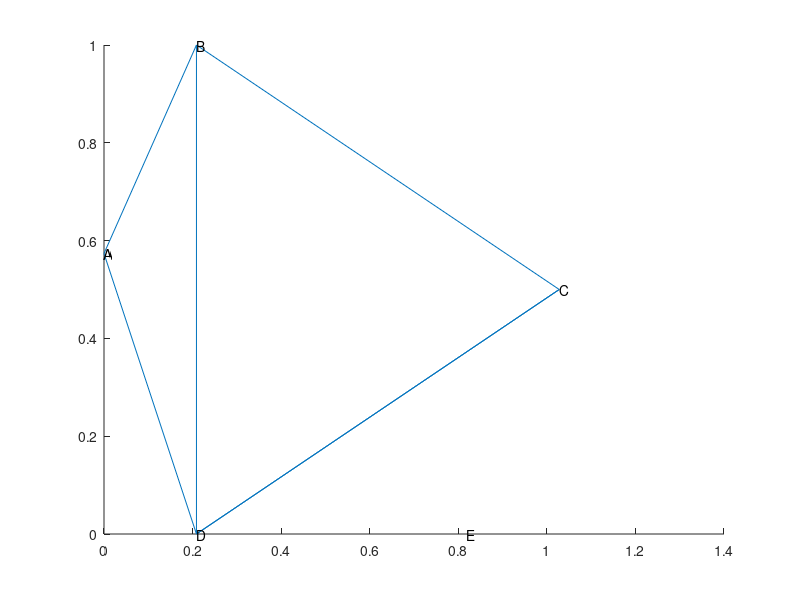

MATLAB code to generate this figure: (Note: this script raises an error after producing the figure.)
%%
clear;clc;
format long
interval = 20;
lkm = 'b-';
cld = 'k+';
sim = 'r*';

a = 1;
A_1 = 30*pi/180;
A_2 = 90*pi/180;
A_3 = 110*pi/180;
% A_4 = (180-36)*pi/180;
b = a/sqrt(2*(1-cos(A_3)));

A = [0 b*sin(A_3)]; D = [-b*cos(A_3) 0]; B = [-b*cos(A_3)+a*cos(A_2) a*sin(A_2)];
C = [b-b*cos(A_3) 0]; Bp = [b-2*b*cos(A_3) a*sin(A_1)]; % Bp is B'
% A=A-D;
% B=B-D;
% C=C-D;
% Bp=Bp-D;
% D=D-D;
E=C;
C=Bp;
% C = [(C(1)+D(1))/3 (C(2)+D(2))/3];
% E =C;
% C = B;
% B = [0.2 0.2];
% C= B;

% x = [D(1) E(1) C(1) B(1) A(1)];
% y = [D(2) E(2) C(2) B(2) A(2)];
% x = [D(1) E(1) C(1) C(1) B(1)];
% y = [D(2) E(2) C(2) C(2) B(2)];
x = [D(1) C(1) B(1) B(1) A(1)];
y = [D(2) C(2) B(2) B(2) A(2)];
line([x x(1)],[y y(1)]);
line([D(1) B(1)],[D(2) B(2)]);
line([D(1) C(1)],[D(2) C(2)]);
text(D(1),D(2),'D');text(E(1),E(2),'E');text(B(1),B(2),'B');text(C(1),C(2),'C');text(A(1),A(2),'A');

%%
%%%%%%%%%%%%%%%%%%%%%%%%%%%%%%%%%%%%%%%%%%%%%%%%%%%%%%%%%%%%%%%%%%%%%%%%%%%
x = [D(1) C(1) B(1)];
y = [D(2) C(2) B(2)];

% x = [D(1) B(1) A(1)];
% y = [D(2) B(2) A(2)];
d_step = 1000;
[d_a,~,pdd_cdf] = f_formula_pdd_pdf_triangle(x,y,d_step);
lkm_based = plot(d_a,pdd_cdf,lkm);
hold on;
% % random pdd simulation 
[d_array,pdd_cdf] = f_sim_pdd_single_triangle(x,y);
sim_based=plot( d_array, pdd_cdf, sim);